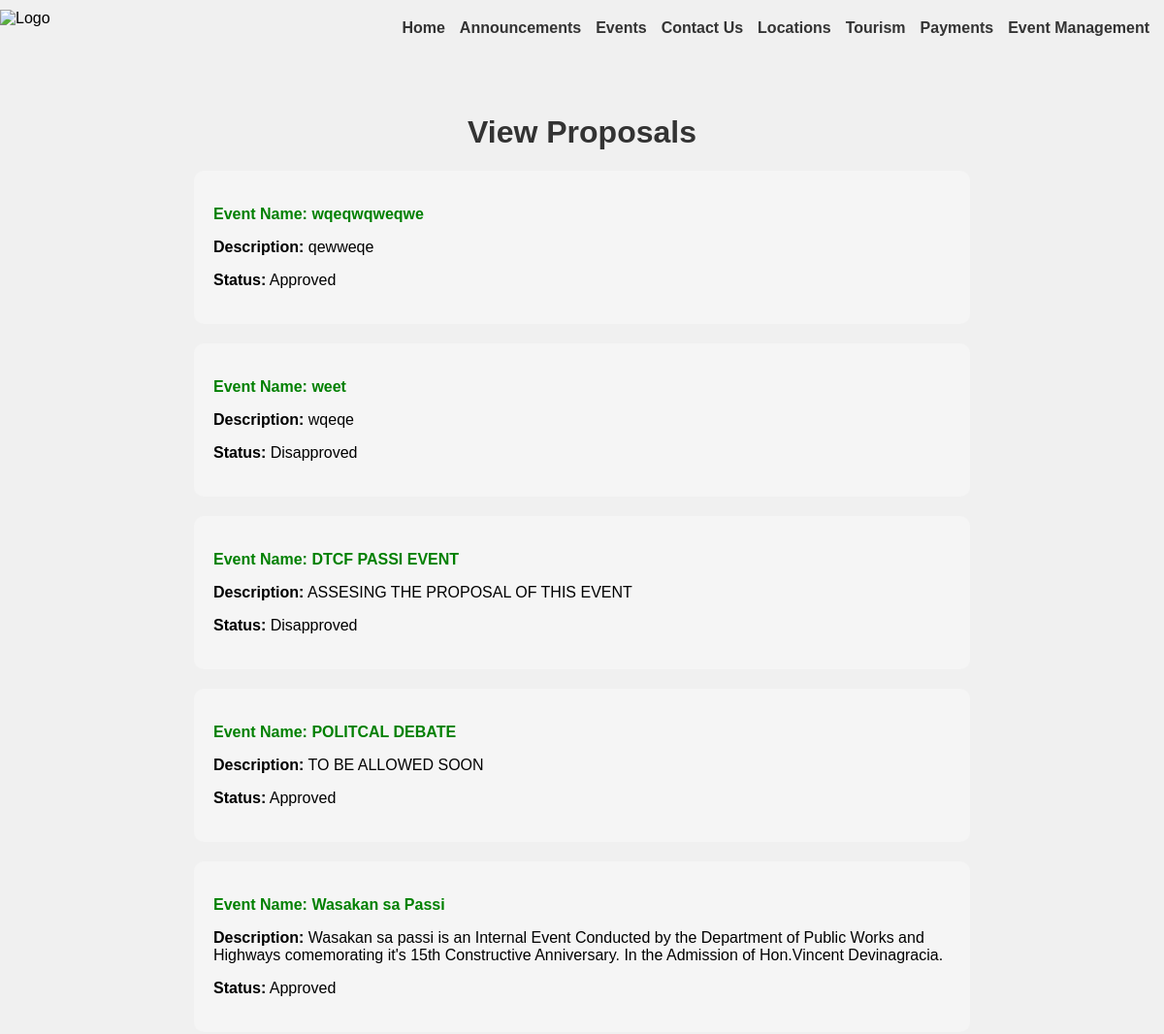
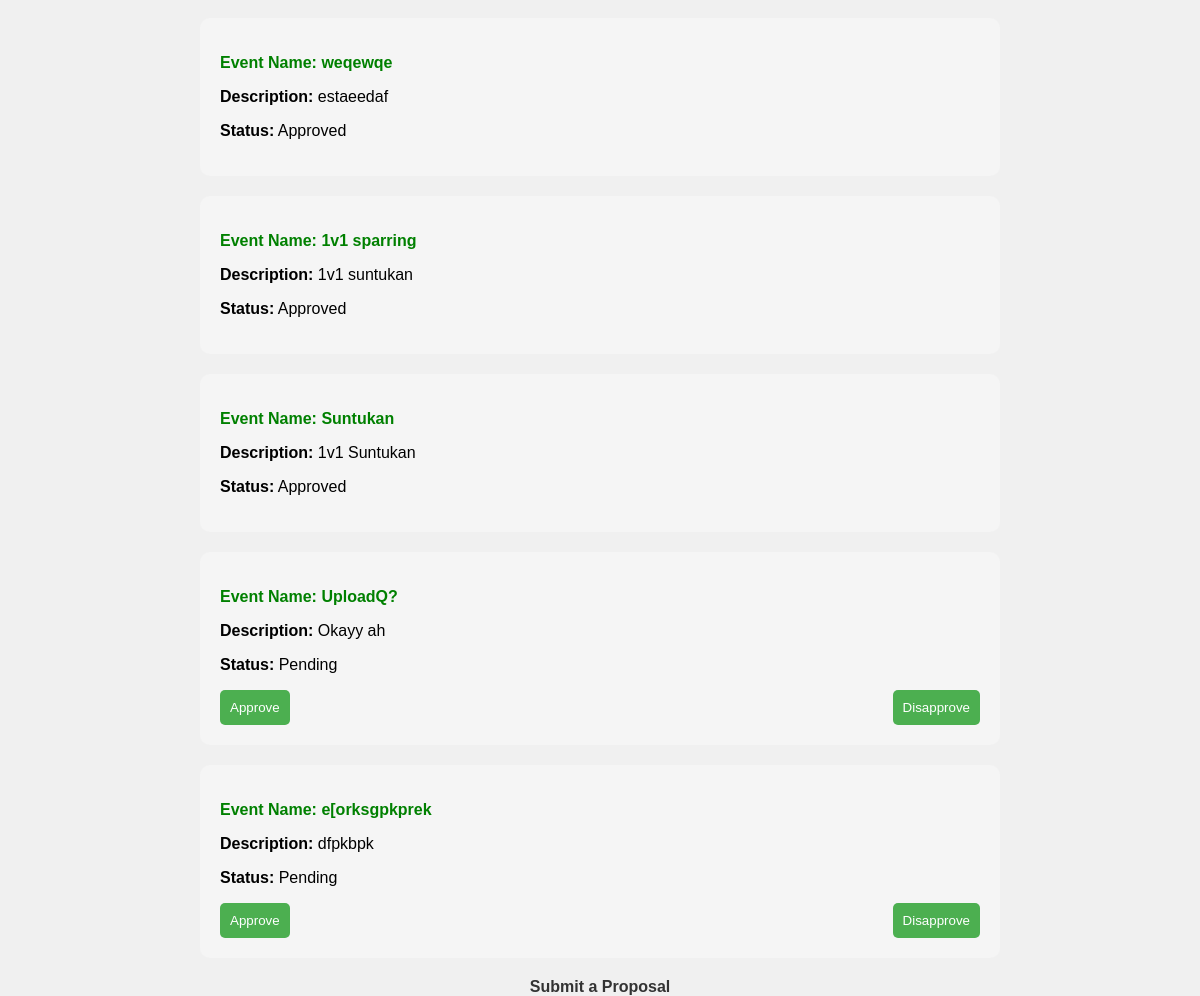
Screenshot of /view_proposals.php (signed in) with the database file from the repository (2 pictures, top to bottom).
### tables this page shows
CREATE TABLE `proposals` (
  `id` int(11) NOT NULL,
  `event_name` varchar(255) NOT NULL,
  `event_description` text NOT NULL,
  `status` enum('pending','approved','disapproved') NOT NULL DEFAULT 'pending'
);

### view_proposals.php (the view, shortened to what this page needs)
<?php
$sql = "SELECT * FROM proposals";
$result = mysqli_query($con, $sql);
?>
<!DOCTYPE html>
<html lang="en">
<head>
</head>
<body>
    <div class="nav">
        <div class="logo">
            <img src="assets\Flag_of_Passi,_Iloilo.png" alt="Logo">
        </div>
        <div class="right-links">
            <a href="home.php">Home</a>
            <a href="announcements.php">Announcements</a>
            <a href="events.php">Events</a>
            <a href="contact_us.php">Contact Us</a>
            <a href="locations.php">Locations</a>
            <a href="tourism.php">Tourism</a>
            <a href="tourism.php">Payments</a>
            <a href="submit_proposal.php">Event Management</a>
        </div>
    </div>
    <h1>View Proposals</h1>
    <div class="proposal-container">
        <?php
        while ($row = mysqli_fetch_assoc($result)) {
            echo "<div class='proposal'>";
            echo "<p style='font-weight: bold; color: green;'>Event Name: " . $row['event_name'] . "</p>";
            echo "<p><b>Description:</b> " . $row['event_description'] . "</p>";
            echo "<p><b>Status:</b> " . ucfirst($row['status']) . "</p>";
            if ($_SESSION['role'] == 1 && $row['status'] == 'pending') {
                echo "<form method='POST' action=''>";
                echo "<input type='submit' name='approve' value='Approve'>";
                echo "<input type='submit' name='disapprove' value='Disapprove'>";
                echo "</form>";
            }
            echo "</div>";
        }
        ?>
    </div>
    <a href="submit_proposal.php">Submit a Proposal</a>
</body>
</html>

### view_proposals.php (style rules this page uses)
body { font-family: 'Arial', sans-serif; background-color: #f0f0f0; margin: 0; padding: 0; }
.nav { display: flex; justify-content: space-between; align-items: center; }
.logo img { width: 200px; height: auto; }
.right-links { display: flex; align-items: center; }
.right-links a { margin-right: 15px; text-decoration: none; color: #333; font-weight: bold; }
h1 { color: #333; text-align: center; margin-top: 80px; }
.proposal-container { max-width: 800px; margin: 20px auto; }
.proposal { background-color: #f5f5f5; padding: 20px; border-radius: 10px; margin-bottom: 20px; }
form { display: flex; justify-content: space-between; margin-top: 10px; }
input[type="submit"] { background-color: #4caf50; color: #fff; cursor: pointer; border: none; padding: 10px; border-radius: 5px; }
a { display: block; text-align: center; margin-top: 20px; text-decoration: none; color: #333; font-weight: bold; }

### rows the page displays
proposals: event_name "wqeqwqweqwe", event_description "qewweqe", status "Approved"
proposals: event_name "weet", event_description "wqeqe", status "Disapproved"
proposals: event_name "DTCF PASSI EVENT", event_description "ASSESING THE PROPOSAL OF THIS EVENT", status "Disapproved"
proposals: event_name "POLITCAL DEBATE", event_description "TO BE ALLOWED SOON", status "Approved"
proposals: event_name "Wasakan sa Passi", event_description "Wasakan sa passi is an Internal Event Conducted by the Department of Public Works and Highways comemorating it's 15th Constructive Anniversary. In the Admission of Hon.Vincent Devinagracia.", status "Approved"
proposals: event_name "weqewqe", event_description "estaeedaf", status "Approved"
proposals: event_name "1v1 sparring", event_description "1v1 suntukan", status "Approved"
proposals: event_name "Suntukan", event_description "1v1 Suntukan", status "Approved"
proposals: event_name "UploadQ?", event_description "Okayy ah", status "Pending"
proposals: event_name "e[orksgpkprek", event_description "dfpkbpk", status "Pending"
